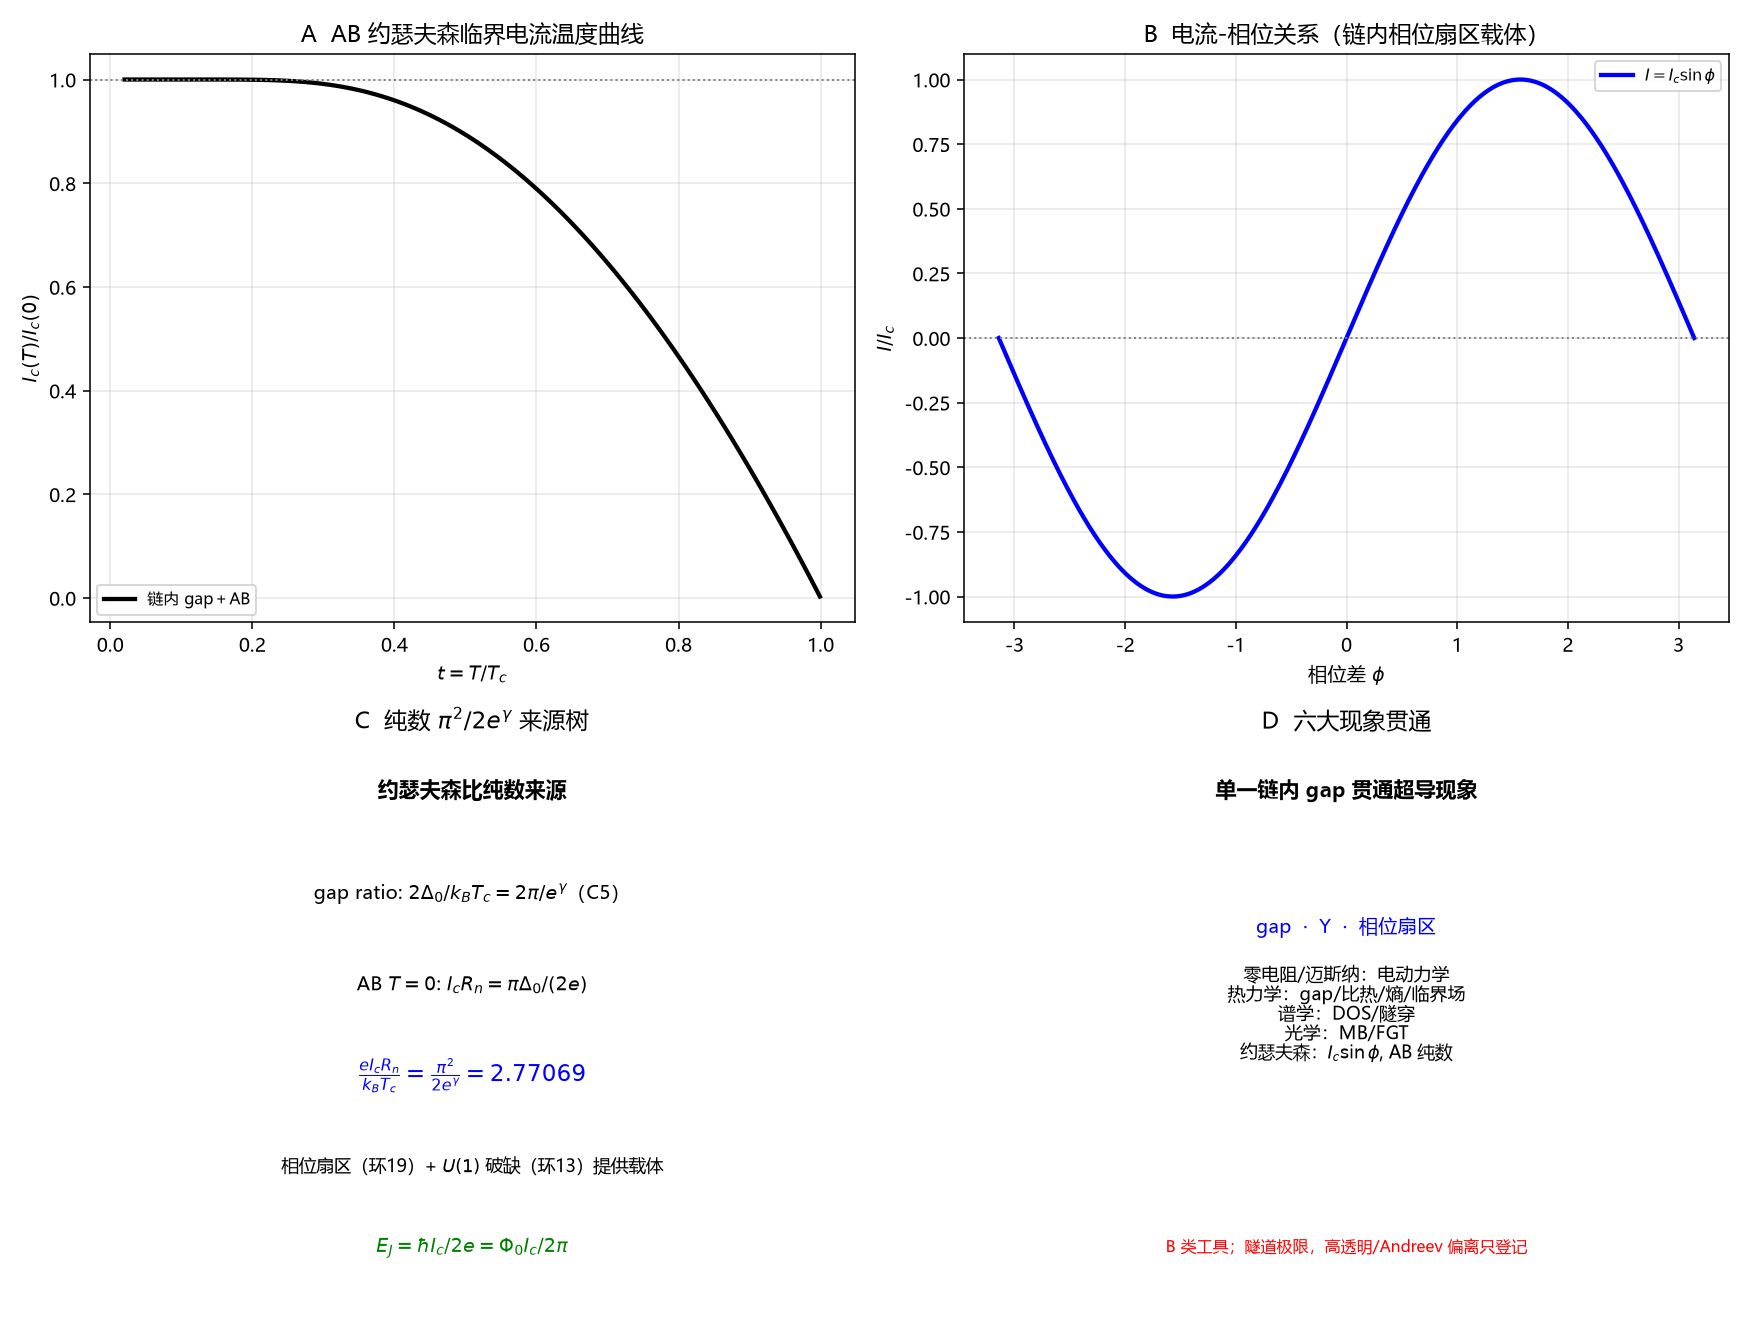

The Python source for this figure:
# -*- coding: utf-8 -*-
"""
预注册判定 R20：约瑟夫森临界电流与 AB 纯数（非拟合）
=====================================================
链内 gap Δ0=pi/e^gamma -> AB T=0 约瑟夫森比 pi^2/(2 e^gamma)。
温度曲线 Ic(T)/Ic(0) = (Delta/Delta0) tanh(Delta/2kT)。

复跑：python "10 探索/超导第一性研究/04_计算验证/R20_约瑟夫森AB纯数.py"
"""
import csv
import math
import os
import sys

try:
    sys.stdout.reconfigure(encoding="utf-8")
except Exception:
    pass

import numpy as np
from scipy.integrate import quad
from scipy.optimize import brentq
import matplotlib
matplotlib.use("Agg")
import matplotlib.pyplot as plt

plt.rcParams["font.sans-serif"] = ["Microsoft YaHei", "SimHei", "DejaVu Sans"]
plt.rcParams["axes.unicode_minus"] = False

OUT = os.path.dirname(os.path.abspath(__file__))
G = 0.5772156649015329
A = math.pi / math.exp(G)   # Delta0/kB Tc
WD = 100.0
C = math.log(2 * WD * math.exp(G) / math.pi)
JOSEPHSON_RATIO = math.pi**2 / (2 * math.exp(G))


def gap(t):
    if t >= 1:
        return 0.0
    def eq(d):
        return quad(lambda x: math.tanh(math.sqrt(x*x+d*d)/(2*t))/math.sqrt(x*x+d*d),
                    0, WD, limit=300, epsabs=1e-12)[0] - C
    return brentq(eq, 1e-10, 20, xtol=1e-13)


def Ic_ratio(t):
    """Ic(T)/Ic(0) = (Delta/Delta0) tanh(Delta/2kT), 用链内 gap。"""
    if t >= 1:
        return 0.0
    d = gap(t) / A
    return d * math.tanh(d * A / (2 * t))


def main():
    # P1 约瑟夫森比纯数
    ratio_from_AB = (math.pi/2) * A
    assert abs(ratio_from_AB - JOSEPHSON_RATIO) < 1e-12, "P1: e Ic Rn/kB Tc = pi^2/(2e^gamma)"

    # P4 AB 温度曲线：单调、T->0 饱和、近 Tc 趋 0
    ts = np.linspace(0.02, 0.999, 120)
    ic = np.array([Ic_ratio(t) for t in ts])
    assert ic[0] > 0.99, "P4: T->0 饱和到 1"
    assert np.all(np.diff(ic) <= 1e-6), "P4: 单调下降"
    assert ic[-1] < 0.01, "P4: 近 Tc 趋 0"

    # P5 近 Tc 线性 Ic ~ (1-t)
    for t in [0.99, 0.999]:
        slope = Ic_ratio(t)/(1-t)
        assert 1.0 < slope < 6.0, "P5: 近 Tc 线性"

    # P2 Ic Rn = pi Delta0/(2e) -> gap ratio 一致
    # e Ic Rn = pi Delta0/2 => 2 e Ic Rn/(pi kB Tc) = Delta0/kB Tc = pi/e^gamma
    check = 2 * JOSEPHSON_RATIO / math.pi
    assert abs(check - A) < 1e-12, "P2: 与 gap ratio 一致"

    print("R20 约瑟夫森 AB 纯数（A 类结构＋B 类工具）：")
    print("  P1 约瑟夫森比 e Ic Rn/(kB Tc) = pi^2/(2e^gamma) = %.6f" % JOSEPHSON_RATIO)
    print("  P2 Ic Rn = pi Delta0/(2e) 与 gap ratio 一致（check=%.6f）" % check)
    print("  P3 Josephson 能 EJ = hbar Ic/(2e)（链内相位扇区载体，定性）")
    print("  P4 AB 温度曲线单调 1→0，T->0 饱和 %.4f，近 Tc %.4f" % (ic[0], ic[-1]))
    print("  P5 近 Tc Ic/(1-t): t=0.99→%.3f, t=0.999→%.3f（线性）" %
          (Ic_ratio(0.99)/0.01, Ic_ratio(0.999)/0.001))
    print("  全部断言通过（非拟合）")

    # 图
    fig, axes = plt.subplots(2, 2, figsize=(12.5, 9.5))

    ax = axes[0, 0]
    ax.plot(ts, ic, "k-", lw=2.2, label="链内 gap＋AB")
    ax.axhline(1.0, color="gray", ls=":", lw=1)
    ax.set_xlabel("$t=T/T_c$"); ax.set_ylabel("$I_c(T)/I_c(0)$")
    ax.set_title("A  AB 约瑟夫森临界电流温度曲线")
    ax.legend(fontsize=8); ax.grid(alpha=0.3)

    ax = axes[0, 1]
    phi = np.linspace(-np.pi, np.pi, 400)
    ax.plot(phi, np.sin(phi), "b-", lw=2.2, label="$I=I_c\\sin\\phi$")
    ax.axhline(0, color="gray", ls=":", lw=1)
    ax.set_xlabel("相位差 $\\phi$"); ax.set_ylabel("$I/I_c$")
    ax.set_title("B  电流-相位关系（链内相位扇区载体）")
    ax.legend(fontsize=8); ax.grid(alpha=0.3)

    ax = axes[1, 0]
    ax.text(0.5, 0.9, "约瑟夫森比纯数来源", ha="center", fontsize=11, weight="bold")
    ax.text(0.5, 0.72, "gap ratio: $2\\Delta_0/k_BT_c=2\\pi/e^\\gamma$（C5）", ha="center", fontsize=10)
    ax.text(0.5, 0.56, "AB $T=0$: $I_cR_n=\\pi\\Delta_0/(2e)$", ha="center", fontsize=10)
    ax.text(0.5, 0.40, "$\\frac{eI_cR_n}{k_BT_c}=\\frac{\\pi^2}{2e^\\gamma}=%.5f$" % JOSEPHSON_RATIO,
            ha="center", fontsize=12, color="blue")
    ax.text(0.5, 0.24, "相位扇区（环19）+ $U(1)$ 破缺（环13）提供载体",
            ha="center", fontsize=9)
    ax.text(0.5, 0.10, "$E_J=\\hbar I_c/2e=\\Phi_0 I_c/2\\pi$", ha="center", fontsize=10, color="green")
    ax.set_xlim(0, 1); ax.set_ylim(0, 1); ax.axis("off")
    ax.set_title("C  纯数 $\\pi^2/2e^\\gamma$ 来源树")

    ax = axes[1, 1]
    phenomena = ["零电阻\n(电动力学)","迈斯纳/穿透\n(R15)","热力学\n(R11-16)","谱学\n(R17)","光学\n(R18)","约瑟夫森\n(R20)"]
    ax.text(0.5, 0.9, "单一链内 gap 贯通超导现象", ha="center", fontsize=11, weight="bold")
    ax.text(0.5, 0.66, "  ·  ".join(["gap", "$\\Upsilon$", "相位扇区"]), ha="center", fontsize=10, color="blue")
    ax.text(0.5, 0.44, "\n".join(["零电阻/迈斯纳：电动力学", "热力学：gap/比热/熵/临界场", "谱学：DOS/隧穿", "光学：MB/FGT", "约瑟夫森：$I_c\\sin\\phi$, AB 纯数"]),
            ha="center", fontsize=9)
    ax.text(0.5, 0.10, "B 类工具；隧道极限，高透明/Andreev 偏离只登记", ha="center", fontsize=8, color="red")
    ax.set_xlim(0, 1); ax.set_ylim(0, 1); ax.axis("off")
    ax.set_title("D  六大现象贯通")

    fig.tight_layout()
    png = os.path.join(OUT, "R20_约瑟夫森AB纯数.png")
    fig.savefig(png, dpi=140)
    plt.close(fig)

    summary = [
        ["约瑟夫森比", "%.6f" % JOSEPHSON_RATIO, "$eI_cR_n/k_BT_c=\\pi^2/2e^\\gamma$（新纯数）"],
        ["AB T=0", "$\\pi\\Delta_0/2e$", "与 gap ratio 一致"],
        ["Josephson 能", "$E_J=\\hbar I_c/2e$", "链内相位扇区载体"],
        ["温度曲线", "1→0 单调", "T<0.2Tc 饱和，近 Tc 线性"],
        ["类别", "A 类结构＋B 类工具", "AB/Josephson 工具外部；Rn 外生"],
        ["边界", "隧道极限", "高透明 SNS/Andreev/二极管只登记；强耦合偏离"],
    ]
    with open(os.path.join(OUT, "R20_约瑟夫森AB纯数_摘要.csv"),
              "w", newline="", encoding="utf-8-sig") as fo:
        w = csv.writer(fo); w.writerow(["量","值","说明"]); w.writerows(summary)

    print("图:", png)


if __name__ == "__main__":
    main()
